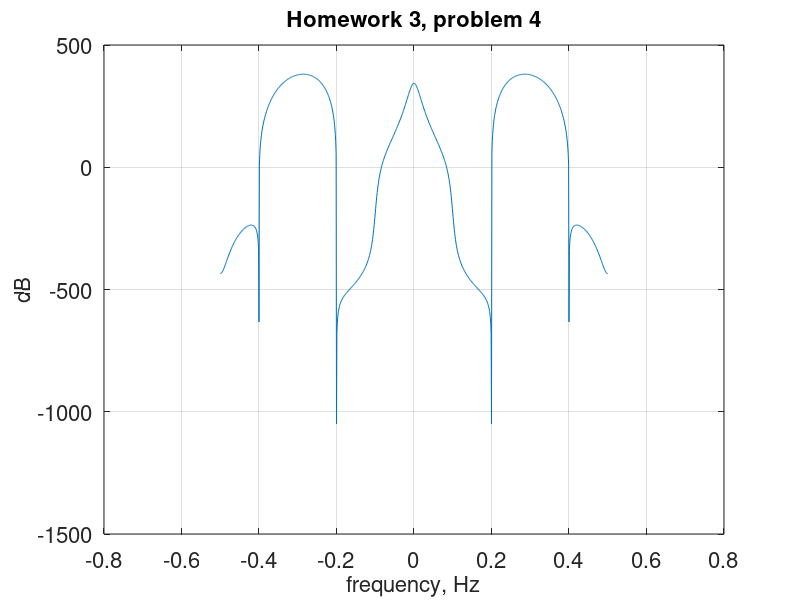

MATLAB code to generate this figure:
f = linspace(-0.5,0.5,1001);
z = exp(1i .* 2 .* pi .* f);
H1 = (1.0000 + 1.6180.*z.^(-1) + 1.0000.*z.^(-2))./(1 + -1.5371.*z.^(-1) + 0.9025.*z.^(-2));
H2 = (1.0000 - 0.6180.*z.^(-1) + 1.0000.*z.^(-2))./(1 - 0.8100.*z.^(-2));

H1 = 20*log10(H1);
H2 = 20*log10(H2);
H = H1 .* H2;

Fig1 = figure('Position', [200, 75, 850, 600]); % set figure size and location
plot(f,H); % stem plot
grid on; % add grid
set(gca, 'fontsize', 16); % increase font size
xlabel('frequency, Hz', 'fontsize', 16); % x label
ylabel('dB', 'fontsize', 16); % y label
title('Homework 3, problem 4', 'fontsize', 16); % title